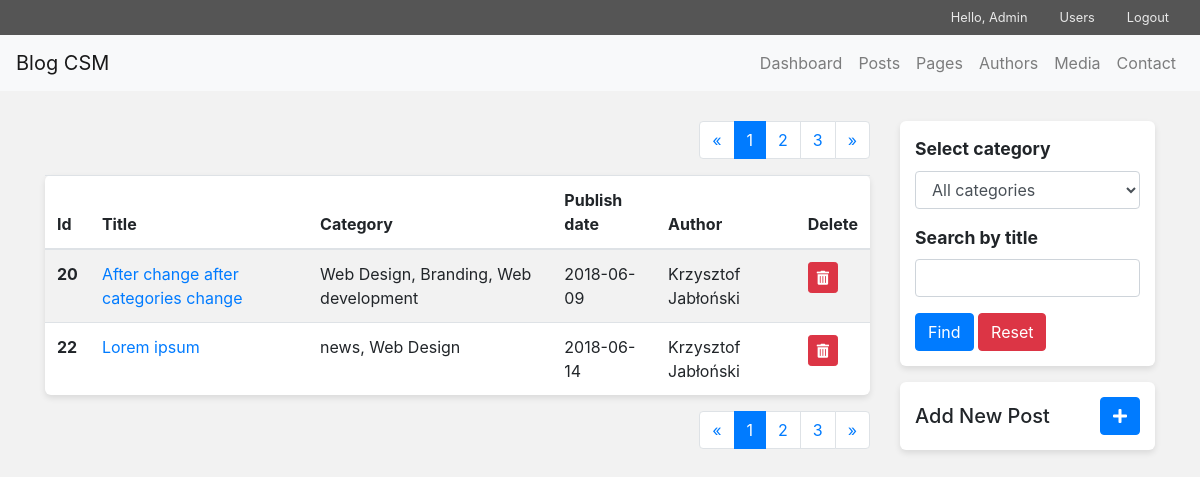
Screenshot of /admin/posts.php (signed in) with the database file from the repository.
### tables this page shows
CREATE TABLE `posts` (
  `id` int(11) NOT NULL,
  `image_id` int(11) NOT NULL,
  `title` text NOT NULL,
  `text` text NOT NULL,
  `author_id` int(11) NOT NULL,
  `publish_date` date NOT NULL
);

CREATE TABLE `authors` (
  `author_id` int(11) NOT NULL,
  `author_name` text NOT NULL,
  `author_position` text NOT NULL
);

### admin/inc/classes/dbh.class.inc.php (called while the page is built)
<?php
class Dbh {
  private $DB_host = 'localhost';
  private $DB_driver = 'mysql';
  private $DB_database = 'bs_blog_cms';
  private $DB_user_name = 'root';
  private $DB_user_password = '';
  private $DB_charset = 'utf8mb4';
  protected function connect(){
    try {
      $dsn = $this->DB_driver.':host='.$this->DB_host.';dbname='.$this->DB_database.';charset='.$this->DB_charset;
      $pdo = new PDO($dsn, $this->DB_user_name, $this->DB_user_password);
      $pdo->setAttribute(PDO::ATTR_ERRMODE, PDO::ERRMODE_EXCEPTION);
    } catch (Exception $e) {
      echo 'Connection failed: '.$e->getMessage();
    }
    return $pdo;
  }
}

### admin/inc/classes/posts.class.inc.php (called while the page is built, shortened)
<?php
class Posts extends Dbh {
  private $table;
  private $category;
  private $sort;
  private $limit;
  private $offset;
  private $search;
  function __construct($args){
    $this->table = $args['table'];
    if(isset($args['category'])){
      $this->category = $args['category'];
    }else{
      $this->category = null;
    }
    if(isset($args['search'])){
      $this->search = $args['search'];
    }else{
      $this->search = null;
    }
    if(isset($args['sort'])){
      $this->sort = $args['sort'];
    }else{
      $this->sort = 'id';
    }
    $this->limit = $args['limit'];
    $this->offset = $args['offset'];
  }
  private function get_categories($id){
    $sql = "SELECT category_name FROM categories LEFT JOIN posts_categories ON categories.category_id = posts_categories.category_id WHERE post_id = ?";
    try {
      $query = $this->connect()->prepare($sql);
      $query->bindParam(1, $id, PDO::PARAM_INT);
      $query->execute();
    } catch (Exception $e) {
      echo $e->getMessage();
    }
    $output= array();
    while($row = $query->fetch(PDO::FETCH_ASSOC)){
      $output['categories'][] = $row['category_name'];
    }
    return $output;
  }
  public function get_posts(){
    try {
      $author_id = $this->table.".author_id";
      $sql = "SELECT * FROM $this->table JOIN authors ON authors.author_id = $author_id ";
      $this->sort = $this->table.'.'.$this->sort;
      if(!empty($this->category) && $this->table == 'posts'){
        if(empty($this->search)){
          $query = $this->connect()->prepare($sql." JOIN posts_categories ON posts_categories.post_id = posts.id
                                                    JOIN categories ON categories.category_id = posts_categories.category_id
                                                    WHERE categories.category_name = ? ORDER BY ? LIMIT ? OFFSET ?");
          $query->bindParam(1, $this->category, PDO::PARAM_STR);
          $query->bindParam(2, $this->sort, PDO::PARAM_STR);
          $query->bindParam(3, $this->limit, PDO::PARAM_INT);
          $query->bindParam(4, $this->offset, PDO::PARAM_INT);
        }else{
          $query = $this->connect()->prepare($sql." JOIN posts_categories ON posts_categories.post_id = posts.id
                                                    JOIN categories ON categories.category_id = posts_categories.category_id
                                                    WHERE categories.category_name = ? AND title LIKE ? ORDER BY ? LIMIT ? OFFSET ?");
          $query->bindParam(1, $this->category, PDO::PARAM_STR);
          $query->bindValue(2, "%".$this->search."%", PDO::PARAM_STR);
          $query->bindParam(3, $this->sort, PDO::PARAM_STR);
          $query->bindParam(4, $this->limit, PDO::PARAM_INT);
          $query->bindParam(5, $this->offset, PDO::PARAM_INT);
        }
        $query->execute();
        while($row = $query->fetch(PDO::FETCH_ASSOC)){
          $output[$row['id']]['id'] = $row['id'];
          $output[$row['id']]['title'] = $row['title'];
          $output[$row['id']]['text'] = $row['text'];
          $output[$row['id']]['author_id'] = $row['author_id'];
          $output[$row['id']]['author_name'] = $row['author_name'];
          $output[$row['id']]['image_id'] = $row['image_id'];
          $output[$row['id']]['publish_date'] = $row['publish_date'];
          $output[$row['id']]['categories'][] = $row['category_name'];
        }
      }else{
        if(empty($this->search)){
          $query = $this->connect()->prepare($sql." ORDER BY ? LIMIT ? OFFSET ?");
          $query->bindParam(1, $this->sort, PDO::PARAM_STR);
          $query->bindParam(2, $this->limit, PDO::PARAM_INT);
          $query->bindParam(3, $this->offset, PDO::PARAM_INT);
        }
        $query->execute();
        $output = array();
        while($row = $query->fetch(PDO::FETCH_ASSOC)){
          $output[$row['id']] = $row;
          if($this->table == 'posts'){
            $output[$row['id']] = array_merge($output[$row['id']], $this->get_categories($row['id']));
          }
        }
      }
    } catch (Exception $e) {
      echo $e->getMessage();
    }
    if(isset($output)){
      return $output;
    }else{
      return false;
    }
  }
}

### admin/posts.php (the view, shortened to what this page needs)
<?php
$page_title = 'Posts';
$current_page = isset($_GET['pg']) ? filter_input(INPUT_GET, "pg", FILTER_SANITIZE_NUMBER_INT) : 1;
include 'inc/admin_header.inc.php';
$page_args = array(
  'search' => isset($_GET['search']) ? filter_input(INPUT_GET, "search", FILTER_SANITIZE_STRING) : null,
  'category' => isset($_GET['cat']) ? filter_input(INPUT_GET, "cat", FILTER_SANITIZE_STRING) : null,
  'page' => isset($_GET['page']) ? filter_input(INPUT_GET, "page", FILTER_SANITIZE_STRING) : null,
);
$pagination = new Pagination($current_page, 2, 'posts', $page_args);
$args = array(
  'table' => 'posts',
  'offset' => $pagination->get_offset(),
  'limit' => $pagination->get_limit(),
  'search' => isset($_GET['search']) ? filter_input(INPUT_GET, "search", FILTER_SANITIZE_STRING) : null,
  'category' => isset($_GET['cat']) ? filter_input(INPUT_GET, "cat", FILTER_SANITIZE_STRING) : null,
);
$posts = new Posts($args);
?>
<div class="col-md-3 order-md-2">
  <form class="form" action="" method="get">
    <div class="form-group">
      <label for="category">Select category</label>
      <select class="form-control mb-3" name="cat" id="category">
        <option value="">All categories</option>
      </select>
      <label for="search">Search by title</label>
      <input class="form-control mb-3" type="text" name="search" value="<?php if(isset($_GET['search'])){echo filter_input(INPUT_GET, "search", FILTER_SANITIZE_STRING); } ?>">
      <input class="btn btn-primary" type="submit" value="Find">
      <a href="posts.php"><div class="btn btn-danger">Reset</div></a>
    </div>
  </form>
  <div class="form-group d-flex justify-content-between align-items-center">
    <h5 style="margin:0;">Add New Post</h5>
    <a href="single-post.php"><button class="btn btn-primary"><i class="fas fa-plus"></i></button></a>
  </div>
</div>
<div class="col-md-9 order-md-1">
  <ul class="pagination justify-content-end">
    <?php echo $pagination->show_pagination_back(); ?>
  </ul>
  <table class="table table-striped">
    <thead>
      <tr>
        <th scope="col">Id</th>
        <th scope="col">Title</th>
        <th scope="col">Category</th>
        <th scope="col">Publish date</th>
        <th scope="col">Author</th>
        <th scope="col">Delete</th>
      </tr>
    </thead>
    <tbody>
      <?php foreach($posts->get_posts() as $post): ?>
        <tr>
          <th scope="row"><?php echo $post['id'] ?></th>
          <td><a href="single-post.php?id=<?php echo $post['id']?>"><?php echo $post['title'] ?></a></td>
          <td><?php echo implode(', ', $post['categories']) ?></td>
          <td><?php echo $post['publish_date'] ?></td>
          <td><?php echo $post['author_name'] ?></td>
          <td><button class="delete_btn btn btn-danger btn-sm" data-title="<?php echo $post['title'] ?>" data-delete="<?php echo $post['id'] ?>" data-toggle="modal" data-target="#delete_modal"><i class="fas fa-trash-alt"></i></button></td>
        </tr>
      <?php endforeach; ?>
    </tbody>
  </table>
  <ul class="pagination justify-content-end">
    <?php echo $pagination->show_pagination_back(); ?>
  </ul>
</div>
<?php include 'inc/admin_footer.inc.php' ?>

### admin/inc/admin_header.inc.php (shortened to what this page needs)
<?php
include 'inc/classes/dbh.class.inc.php';
include 'inc/classes/pagination.class.inc.php';
include 'inc/classes/posts.class.inc.php';
?>
<!DOCTYPE html>
<html lang="en" dir="ltr">
  <head>
    <link rel="stylesheet" href="https://stackpath.bootstrapcdn.com/bootstrap/4.1.1/css/bootstrap.min.css">
    <link rel="stylesheet" href="https://use.fontawesome.com/releases/v5.0.13/css/all.css">
    <link rel="stylesheet" href="https://code.jquery.com/ui/1.12.1/themes/base/jquery-ui.css">
    <link rel="stylesheet" href="css/admin_styles.css">
  </head>
  <body>
    <?php if(strtolower($page_title) != "login"): ?>
      <div class="container-fluid" style="margin-bottom: 30px;">
        <div style="background-color: #555555" class="row">
          <div class="col">
            <ul style="font-size: .8em" class="nav justify-content-end">
              <li class="nav-item">
                <a style="color: rgba(255,255,255,.87); cursor: default;" class="nav-link disbaled" href="#"> <?php echo "Hello, " . $_SESSION['username']; ?></a>
              </li>
              <li class="nav-item">
                <a style="color: rgba(255,255,255,.87)" class="nav-link" href="users.php">Users</a>
              </li>
              <li class="nav-item">
                <a style="color: rgba(255,255,255,.87)" class="nav-link" href="inc/logout.inc.php">Logout</a>
              </li>
            </ul>
          </div>
        </div>
        <div class="row">
          <div class="col" style="padding: 0;">
            <nav class="navbar navbar-expand-lg navbar-light bg-light">
              <a class="navbar-brand" href="#">Blog CSM</a>
              <div class="collapse navbar-collapse justify-content-end" id="navbarNav">
                <ul class="navbar-nav">
                  <li class="nav-item">
                    <a class="nav-link" href="index.php">Dashboard</a>
                  </li>
                  <li class="nav-item">
                    <a class="nav-link" href="posts.php">Posts</a>
                  </li>
                  <li class="nav-item">
                    <a class="nav-link" href="pages.php">Pages</a>
                  </li>
                  <li class="nav-item">
                    <a class="nav-link" href="authors.php">Authors</a>
                  </li>
                  <li class="nav-item">
                    <a class="nav-link" href="media.php">Media</a>
                  </li>
                  <li class="nav-item">
                    <a class="nav-link" href="contact-info.php">Contact</a>
                  </li>
                </ul>
              </div>
            </nav>
          </div>
        </div>
      </div>
    <?php endif; ?>
    <div class="container">
      <div class="row">

### admin/inc/classes/pagination.class.inc.php
<?php
class Pagination extends Dbh {
  protected $table;
  protected $column;
  protected $current_page;
  protected $items_per_page;
  protected $connection;
  protected $search;
  protected $page;
  protected $category;
  function __construct($current_page, $items_per_page, $table, $args){
    $this->connection = $this->connect();
    $this->current_page = $current_page;
    $this->items_per_page = $items_per_page;
    $this->table = $table;
    $this->column = "id";
    $this->search = isset($args['search']) ? $args['search'] : null;
    $this->page = isset($args['page']) ? $args['page'] : null;
    $this->category = isset($args['category']) ? $args['category'] : null;
  }
  function total_items(){
    try{
      $column = $this->table.".".$this->column;
      $sql = "SELECT COUNT($column) FROM $this->table ";
      if(!empty($this->category) && $this->table = "posts"){
        if(!empty($this->search)){
          $query = $this->connection->prepare($sql.'JOIN posts_categories ON posts_categories.post_id = posts.id
                                                    JOIN categories ON categories.category_id = posts_categories.category_id
                                                    WHERE categories.category_name = ? AND title LIKE ?');
          $query->bindParam(1, $this->category, PDO::PARAM_STR);
          $query->bindValue(2, "%".$this->search."%");
        }else{
          $query = $this->connection->prepare($sql.'JOIN posts_categories ON posts_categories.post_id = posts.id
                                                    JOIN categories ON categories.category_id = posts_categories.category_id
                                                    WHERE categories.category_name = ?');
          $query->bindParam(1, $this->category, PDO::PARAM_STR);
        }
      }else{
        if(!empty($this->search)){
          $query = $this->connection->prepare($sql." WHERE title LIKE ?");
          $query->bindValue(1, "%".$this->search."%");
        }else{
          $query = $this->connection->prepare($sql);
        }
      }
      $query->execute();
      $output = $query->fetchColumn(0);
    }catch(Exception $e){
      echo $e->getMessage();
    }
    return $output;
  }
  public function number_of_pages(){
    return ceil($this->total_items() / $this->items_per_page);
  }
  public function get_offset(){
    return ($this->current_page-1)*$this->items_per_page;
  }
  public function get_limit(){
    return $this->items_per_page;
  }
  function next_page(){
    if($this->current_page >= $this->number_of_pages()){
      return $this->number_of_pages();
    }else{
      return $this->current_page+1;
    }
  }
  function prev_page(){
    if($this->current_page <= 1){
      return 1;
    }else{
      return $this->current_page-1;
    }
  }
  public function show_pagination_back(){
    $page = explode('\\', $this->page);
    if(isset($this->search)){
      $search = '&search='.$this->search;
    }else{
      $search = "";
    }
    if(isset($this->category)){
      $category = '&cat='.$this->category;
    }else{
      $category = "";
    }
    $output = ' <li class="page-item"><a class="page-link" href="'.end($page).'?cat='.$this->category.$search.'&pg='.$this->prev_page().'"><span aria-hidden="true">&laquo;</span></a></li>';
    for($i=1; $i<=$this->number_of_pages(); $i++){
      if($this->current_page == $i){
        $output .= ' <li class="page-item active"><a class="page-link">'.$i.'</a></li> ';
      }else{
        $output .= '<li class="page-item"><a href="'.end($page).'?pg='.$i.$category.$search.'" class="page-link">'.$i.'</a></li> ';
      }
    }
    $output .= ' <li class="page-item"><a class="page-link" href="'.end($page).'?cat='.$this->category.$search.'&pg='.$this->next_page().'"><span aria-hidden="true">&raquo;</span></a></li>';
    return $output;
  }
}

### admin/inc/admin_footer.inc.php (shortened to what this page needs)
</div>
</div>
</body>
</html>

### admin/css/admin_styles.css (style rules this page uses)
body { background-color: #f2f2f2; }
.form-group { background-color: white; padding: 15px; -webkit-border-radius: 6px; -moz-border-radius: 6px; border-radius: 6px; -webkit-box-shadow: 0 3px 6px rgba(0, 0, 0, 0.1); -moz-box-shadow: 0 3px 6px rgba(0, 0, 0, 0.1); box-shadow: 0 3px 6px rgba(0, 0, 0, 0.1); }
.form-group label { font-size: 1.1em; font-weight: bold; }
.table { background-color: white; padding: 15px; -webkit-border-radius: 6px; -moz-border-radius: 6px; border-radius: 6px; -webkit-box-shadow: 0 3px 6px rgba(0, 0, 0, 0.1); -moz-box-shadow: 0 3px 6px rgba(0, 0, 0, 0.1); box-shadow: 0 3px 6px rgba(0, 0, 0, 0.1); }

### rows the page displays
posts: id "20", title "After change after categories change", categories "Web Design, Branding, Web development", publish_date "2018-06-09", author.author_name "Krzysztof Jabłoński"
posts: id "22", title "Lorem ipsum", categories "news, Web Design", publish_date "2018-06-14", author.author_name "Krzysztof Jabłoński"

### other values shown
$_SESSION['username'] "Admin"
